Frame 1 (no input): blank canvas, image omitted
Frame 60 (no input): blank canvas, image omitted
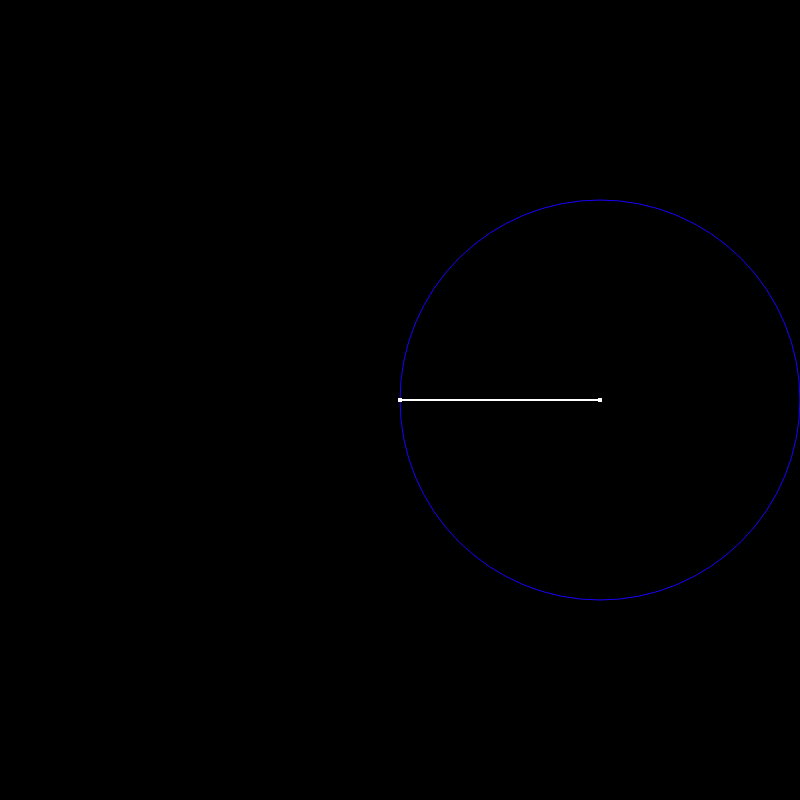
Frame 120 (the mouse pressed at the canvas centre since frame 60)

The p5.js sketch whose frames 1 and 60 were blank and that drew this single picture after the mouse press (run headless with seeded random() and noise() and a simulated clock; from frame 60 on, the mouse is pressed at the canvas centre):

// p5.js sketch
// ── sketch.js
const ITER = 255;
let z = {
    r: 0,
    i: 0
};
let c = {
    r: 0,
    i: 0
};
let histo = [];
let inc = 1;

function f(r_, i_, c_) {
    let re = r_ * r_ - i_ * i_;
    let im = 2 * r_ * i_;
    re += c_.r;
    im += c_.i;
    return {
        r: re,
        i: im
    }
}

function keyPressed() {
    if (key === 'p') {
        inc += 1;
    } else if (key === 'm') {
        inc -= 1;
    } else if (key === 'f') {
        for (x = 0; x < width; x = x + inc) {
            for (y = 0; y < height; y = y + inc) {
                let re = map(x, 0, width, -3, 1);
                let im = map(y, 0, height, -2, 2);
                z.r = 0;
                z.i = 0;
                c.r = re;
                c.i = im;
                let n = 0;
                while (n < ITER) {
                    z = f(z.r, z.i, c);
                    if (abs(z.r + z.i) > 10) {
                        break;
                    }
                    n++;
                }
                coul = map(n, 0, ITER, 0, 1);
                coul = map(pow(coul, 1 / 8), 0, 1, 0, 100);
                fill(100 - coul, 0, 0);
                noStroke();
                circle(x, y, 1);
            }
        }
    }
}

function mousePressed() {
    let re = map(mouseX, 0, width, -3, 1);
    let im = map(mouseY, 0, height, -2, 2);
    z.r = 0;
    z.i = 0;
    c.r = re;
    c.i = im;
    update();
}

function update() {
    background(0);
    for (p of histo) {
        let x = map(p.c.r, -3, 1, 0, width)
        let y = map(p.c.i, -2, 2, 0, height)
        fill(p.a, 100, 0);
        noStroke();
        circle(x, y, 5);
    }
    noFill();
    stroke(10, 0, 150);
    circle(3 * width / 4, height / 2, width / 2);
    let n = 0;
    while (n < ITER) {
        let x = map(z.r, -3, 1, 0, width)
        let y = map(z.i, -2, 2, 0, height)
        fill(100);
        noStroke();
        circle(x, y, 4);
        z = f(z.r, z.i, c);
        let x1 = map(z.r, -3, 1, 0, width)
        let y1 = map(z.i, -2, 2, 0, height)
        stroke(150);
        strokeWeight(2);
        line(x, y, x1, y1);
        if (abs(z.r + z.i) > 100) {
            break;
        }
        n++;
    }
    coul = map(n, 0, ITER, 0, 100);
    histo.push({
        'c': {
            r: c.r,
            i: c.i
        },
        'a': coul
    });
}

function setup() {
    canvas = createCanvas(800, 800);
    colorMode(RGB, 100);
    background(0);
}

function draw() {

}
